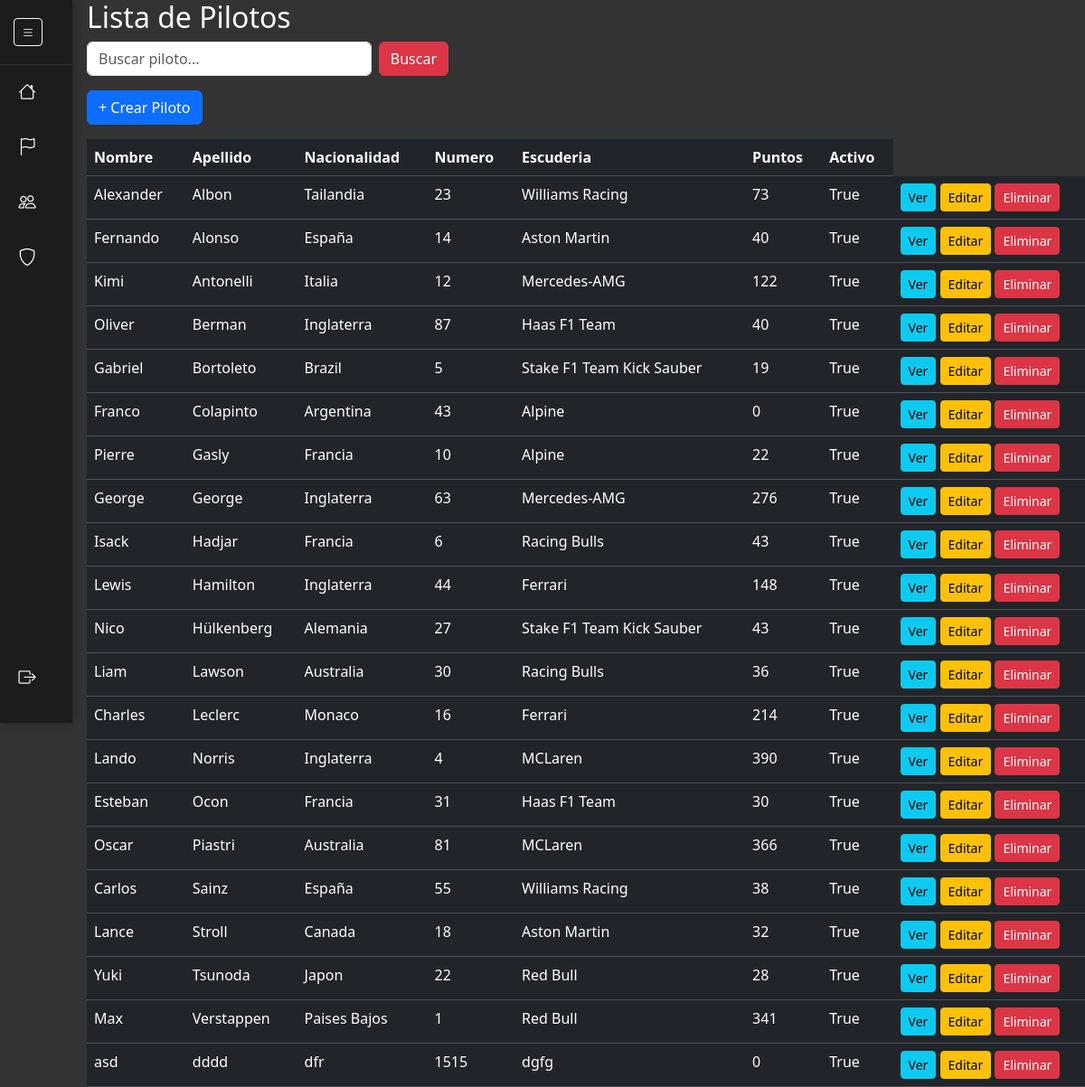
/pilotos/list/, run on the app's committed database.
### pilotos/models.py (models this page shows, shortened)
class Piloto(models.Model):
    nombre = models.CharField(max_length=100)
    apellido = models.CharField(max_length=100)
    nacionalidad = models.CharField(max_length=50)
    fecha_nacimiento = models.DateField()
    numero = models.PositiveIntegerField(unique=True)
    escuderia = models.CharField(max_length=100, blank=True, null=True)
    puntos = models.IntegerField(default=0)
    activo = models.BooleanField(default=True)
    creado = models.DateTimeField(auto_now_add=True)
    actualizado = models.DateTimeField(auto_now=True)
    foto = models.ImageField(upload_to='pilotos/', blank=True, null=True)
    class Meta:
        ordering = ['apellido', 'nombre']

### pilotos/views.py (the view, shortened to what this page needs)
# urls.py: path('list/', PilotoListView.as_view(), name='piloto_list'),
class PilotoListView(ListView):
    model = Piloto
    template_name = 'pilotos/piloto_list.html'
    context_object_name = 'pilotos'
    def get_queryset(self):
        q = self.request.GET.get("q", "")
        qs = Piloto.objects.all()
        return qs
    def get_context_data(self, **kwargs):
        context = super().get_context_data(**kwargs)
        context['q'] = self.request.GET.get("q", "")
        return context

### templates/pilotos/piloto_list.html
{% extends "base.html" %}
{% block content %}
<h2 class="ms-3">Lista de Pilotos</h2>
<form method="GET" class="mb-3 d-flex ms-3" role="search" style="max-width: 400px;">
    <input
        type="text"
        name="q"
        class="form-control me-2"
        placeholder="Buscar piloto..."
        value="{{ q }}"
    >
    <button class="btn btn-danger">Buscar</button>
</form>
<div class="mb-3 ms-3">
  <a href="{% url 'pilotos:piloto_create' %}" class="btn btn-primary">
    + Crear Piloto
  </a>
</div>
<table class="table table-dark table-hover ms-3">
  <thead class="table-dark">
    <tr>
      <th>Nombre</th>
      <th>Apellido</th>
      <th>Nacionalidad</th>
      <th>Numero</th>
      <th>Escuderia</th>
      <th>Puntos</th>
      <th>Activo</th>
    </tr>
  </thead>
  <tbody>
    {% for piloto in pilotos %}
      <tr>
        <td>{{ piloto.nombre }}</td>
        <td>{{ piloto.apellido }}</td>
        <td>{{ piloto.nacionalidad }}</td>
        <td>{{ piloto.numero }}</td>
        <td>{{ piloto.escuderia }}</td>
        <td>{{ piloto.puntos }}</td>
        <td>{{ piloto.activo }}</td>
        <td>
          <a href="{% url 'pilotos:piloto_detail' piloto.id %}" class="btn btn-sm btn-info">Ver</a>
          <a href="{% url 'pilotos:piloto_update' piloto.id %}" class="btn btn-sm btn-warning">Editar</a>
          <a href="{% url 'pilotos:piloto_delete' piloto.id %}" class="btn btn-sm btn-danger">Eliminar</a>
        </td>
      </tr>
    {% empty %}
      <tr>
        <td colspan="8" class="text-center text-warning">
                No se encontraron pilotos para "<strong>{{ request.GET.q }}</strong>".
            </td>
      </tr>
    {% endfor %}
  </tbody>
</table>
{% endblock content %}

### templates/base.html (shortened to what this page needs)
{% load static %}
<!doctype html>
<html lang="es">
  <head>
    <link href="https://cdn.jsdelivr.net/npm/bootstrap@5.3.2/dist/css/bootstrap.min.css" rel="stylesheet">
    <link rel="stylesheet" href="https://cdn.jsdelivr.net/npm/bootstrap-icons@1.11.3/font/bootstrap-icons.css">
    <link rel="stylesheet" href="{% static 'styles/sidebar.css' %}">
    <link rel="stylesheet" href="{% static 'styles/styles.css' %}">
    <link rel="stylesheet" href="{% static 'styles/home.css' %}">
  </head>
  <body>
    <div id="sidebar" class="sidebar collapsed">
      <div class="sidebar-header">
        <button id="toggleBtn" class="btn btn-outline-light btn-sm">
          <i class="bi bi-list"></i>
        </button>
      </div>
      <ul class="sidebar-menu">
        <li>
          <a href="{% url 'home' %}" class="sidebar-item">
            <i class="bi bi-house"></i>
          </a>
        </li>
        <li>
          <a href="{% url 'circuitos:circuito_list' %}" class="sidebar-item">
            <i class="bi bi-flag"></i>
          </a>
        </li>
        <li>
          <a href="{% url 'pilotos:piloto_list' %}" class="sidebar-item">
            <i class="bi bi-people"></i>
          </a>
        </li>
        <li>
          <a href="{% url 'escuderias:escuderia_list' %}" class="sidebar-item">
            <i class="bi bi-shield"></i>
          </a>
        </li>
      </ul>
          <ul class="sidebar-bottom">
              <li>
                  <a href="#" class="sidebar-item" onclick="document.getElementById('logoutForm').submit(); return false;">
                      <i class="bi bi-box-arrow-right"></i>
                  </a>
              </li>
          </ul>
    </div>
    <div id="content" class="content collapsed custom-bg">
        {% block content %}{% endblock content %}
    </div>
  </body>
</html>

### static/styles/sidebar.css (style rules this page uses)
.sidebar { position: fixed; top: 0; left: 0; height: 100vh; width: 160px; background: #1c1c1c; color: white; transition: width 0.3s ease; overflow: hidden; box-shadow: 2px 0 8px rgba(0,0,0,0.3); display: flex; flex-direction: column; z-index: 1000; }
.sidebar.collapsed { width: 80px; }
.sidebar-header { padding: 20px 15px; text-align: center; border-bottom: 1px solid #333; white-space: nowrap; }
.sidebar-menu, .sidebar-bottom { list-style: none; padding: 0; margin: 0; }
.sidebar-item { display: flex; align-items: center; padding: 16px 20px; color: white; text-decoration: none; transition: 0.3s; white-space: nowrap; }
.sidebar-item i { font-size: 1.2rem; min-width: 20px; text-align: center; }
.sidebar-bottom { margin-top: auto; padding-bottom: 20px; }
#content { transition: margin-left 0.3s ease; margin-left: 160px; min-height: 100vh; }
#content.collapsed { margin-left: 80px; }

### static/styles/styles.css (style rules this page uses)
html, body { margin: 0; padding: 0; background: #333; height: 100%; }
.custom-bg { background-color: #000000b5; color: white; min-height: 100vh; }
#content { background: #333; }

### data on the page
Piloto: nombre "Alexander", apellido "Albon", nacionalidad "Tailandia", numero "23", escuderia "Williams Racing", puntos "73", activo "True"
Piloto: nombre "Fernando", apellido "Alonso", nacionalidad "España", numero "14", escuderia "Aston Martin", puntos "40", activo "True"
Piloto: nombre "Kimi", apellido "Antonelli", nacionalidad "Italia", numero "12", escuderia "Mercedes-AMG", puntos "122", activo "True"
Piloto: nombre "Oliver", apellido "Berman", nacionalidad "Inglaterra", numero "87", escuderia "Haas F1 Team", puntos "40", activo "True"
Piloto: nombre "Gabriel", apellido "Bortoleto", nacionalidad "Brazil", numero "5", escuderia "Stake F1 Team Kick Sauber", puntos "19", activo "True"
Piloto: nombre "Franco", apellido "Colapinto", nacionalidad "Argentina", numero "43", escuderia "Alpine", puntos "0", activo "True"
Piloto: nombre "Pierre", apellido "Gasly", nacionalidad "Francia", numero "10", escuderia "Alpine", puntos "22", activo "True"
Piloto: nombre "George", apellido "George", nacionalidad "Inglaterra", numero "63", escuderia "Mercedes-AMG", puntos "276", activo "True"
Piloto: nombre "Isack", apellido "Hadjar", nacionalidad "Francia", numero "6", escuderia "Racing Bulls", puntos "43", activo "True"
Piloto: nombre "Lewis", apellido "Hamilton", nacionalidad "Inglaterra", numero "44", escuderia "Ferrari", puntos "148", activo "True"
Piloto: nombre "Nico", apellido "Hülkenberg", nacionalidad "Alemania", numero "27", escuderia "Stake F1 Team Kick Sauber", puntos "43", activo "True"
Piloto: nombre "Liam", apellido "Lawson", nacionalidad "Australia", numero "30", escuderia "Racing Bulls", puntos "36", activo "True"
Piloto: nombre "Charles", apellido "Leclerc", nacionalidad "Monaco", numero "16", escuderia "Ferrari", puntos "214", activo "True"
Piloto: nombre "Lando", apellido "Norris", nacionalidad "Inglaterra", numero "4", escuderia "MCLaren", puntos "390", activo "True"
Piloto: nombre "Esteban", apellido "Ocon", nacionalidad "Francia", numero "31", escuderia "Haas F1 Team", puntos "30", activo "True"
Piloto: nombre "Oscar", apellido "Piastri", nacionalidad "Australia", numero "81", escuderia "MCLaren", puntos "366", activo "True"
Piloto: nombre "Carlos", apellido "Sainz", nacionalidad "España", numero "55", escuderia "Williams Racing", puntos "38", activo "True"
Piloto: nombre "Lance", apellido "Stroll", nacionalidad "Canada", numero "18", escuderia "Aston Martin", puntos "32", activo "True"
Piloto: nombre "Yuki", apellido "Tsunoda", nacionalidad "Japon", numero "22", escuderia "Red Bull", puntos "28", activo "True"
Piloto: nombre "Max", apellido "Verstappen", nacionalidad "Paises Bajos", numero "1", escuderia "Red Bull", puntos "341", activo "True"
Piloto: nombre "asd", apellido "dddd", nacionalidad "dfr", numero "1515", escuderia "dgfg", puntos "0", activo "True"
